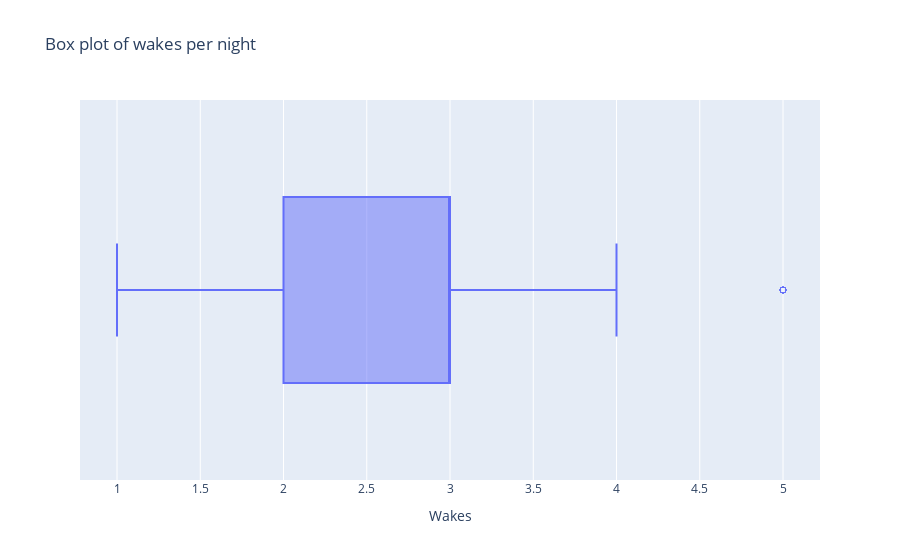

Notebook code cell kept with this figure:
### Code cell
fig = px.box(df_wakes_per_night, x="wakes", points='suspectedoutliers', title="Box plot of wakes per night")
fig.update_layout(xaxis_title='Wakes')
fig.show()

### Figure 1 — Plotly figure (JSON) as saved in the notebook; plotly's stock layout.template omitted (floating-point values rounded to 4 significant figures; data arrays with more than 128 entries replaced by an {"elided": "..."} marker saying what was removed)
{"data": [{"alignmentgroup": "True", "boxpoints": "suspectedoutliers", "hovertemplate": "wakes=%{x}<extra></extra>", "legendgroup": "", "marker": {"color": "#636efa"}, "name": "", "notched": false, "offsetgroup": "", "orientation": "h", "showlegend": false, "type": "box", "x": {"elided": "161 int values"}, "x0": " ", "xaxis": "x", "y0": " ", "yaxis": "y"}], "layout": {"boxmode": "group", "legend": {"tracegroupgap": 0}, "title": {"text": "Box plot of wakes per night"}, "xaxis": {"anchor": "y", "domain": [0, 1], "title": {"text": "Wakes"}}, "yaxis": {"anchor": "x", "domain": [0, 1]}}}
